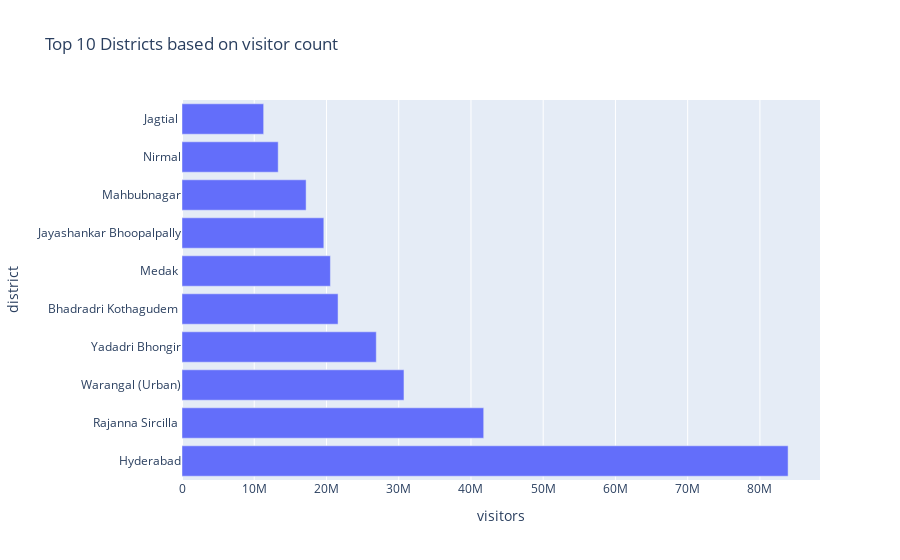

This figure's notebook cell:
### Code cell
px.bar(district_visitors_top,
       x='visitors',
       title='Top 10 Districts based on visitor count')

### Figure 1 — Plotly figure (JSON) as saved in the notebook; plotly's stock layout.template omitted (floating-point values rounded to 4 significant figures)
{"data": [{"alignmentgroup": "True", "hovertemplate": "visitors=%{x}<br>district=%{y}<extra></extra>", "legendgroup": "", "marker": {"color": "#636efa", "pattern": {"shape": ""}}, "name": "", "offsetgroup": "", "orientation": "h", "showlegend": false, "textposition": "auto", "type": "bar", "x": [83900960, 41763276, 30726603, 26893080, 21600962, 20542639, 19632865, 17180118, 13315796, 11303514], "xaxis": "x", "y": ["Hyderabad", "Rajanna Sircilla ", "Warangal (Urban)", "Yadadri Bhongir", "Bhadradri Kothagudem ", "Medak ", "Jayashankar Bhoopalpally", "Mahbubnagar", "Nirmal", "Jagtial "], "yaxis": "y"}], "layout": {"barmode": "relative", "legend": {"tracegroupgap": 0}, "title": {"text": "Top 10 Districts based on visitor count"}, "xaxis": {"anchor": "y", "domain": [0, 1], "title": {"text": "visitors"}}, "yaxis": {"anchor": "x", "domain": [0, 1], "title": {"text": "district"}}}}
